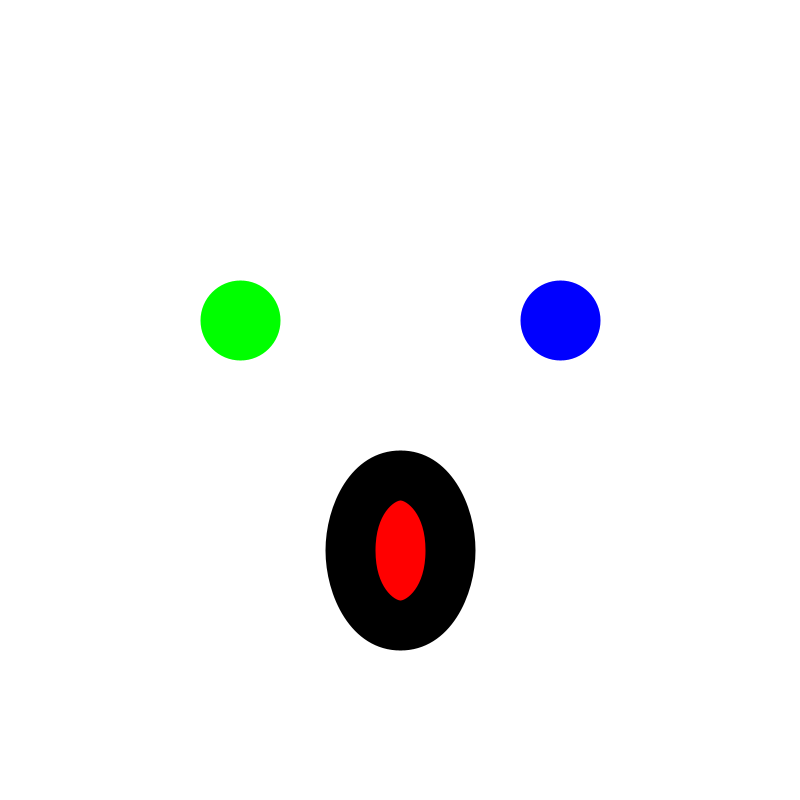
Frame 1 (no input)
Frame 60 (the mouse pressed at the canvas centre just before this capture): identical to frame 1, image omitted
Frame 120 (the mouse held since frame 60 and released just before this capture): identical to frame 1, image omitted

The Processing sketch that drew this single still picture (run headless with seeded random() and noise(); from frame 60 on, the mouse is pressed at the canvas centre):

// Processing sketch: simple_points_250409a
// ── simple_points_250409a.pde

void setup(){
  
size(800, 800);

}

void draw() {
background(255);


strokeWeight(80);
stroke(0,255,0);
point(400 - 160, 320);

stroke(0,0,255);
point(400 + 160, 320);

strokeWeight(60);

stroke(0,0,255);
//arc(400, 400 + 50, 300, 300, radians(0+30), radians(180-30));
//arc(400, 400 + 300, 300, 300, radians(180+30), radians(360-30));

strokeWeight(50);
stroke(0);
fill(255,0,0);
ellipse(400, 400 + 150, 100, 150);


}

void keyPressed(){
  save("image.png");
}
